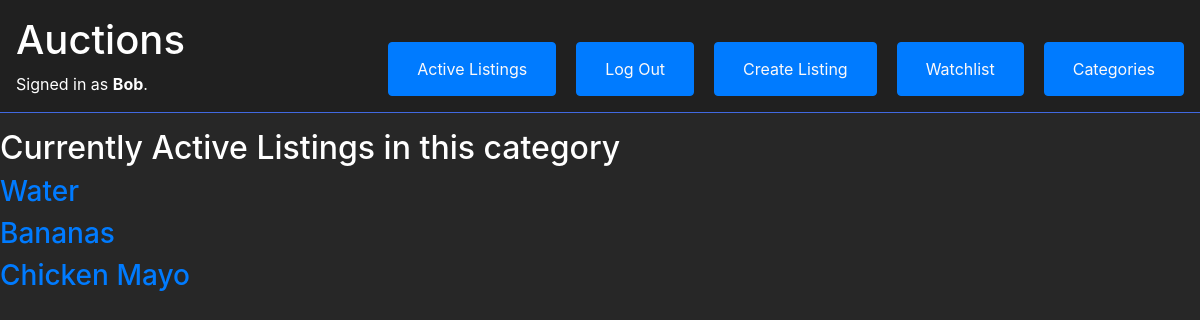
/category_listings/Food (signed in), run on the app's committed database.
### auctions/models.py (models this page shows, shortened)
class User(AbstractUser):
    pass

class Auction_listing(models.Model):
    item_name = models.CharField(max_length=64)
    description = models.TextField()
    start_bid = models.IntegerField()
    owner = models.ForeignKey(User, on_delete=models.CASCADE, related_name="selling")
    image_url = models.URLField(blank=True, null=True)
    category = models.CharField(max_length=64)
    active = models.BooleanField(default=True)
    winner = models.ForeignKey(User, on_delete=models.SET_NULL, null=True, related_name="bid_winner")

### auctions/views.py (the view)
# urls.py: path("category_listings/<str:category_name>", views.category_listings , name="category_listings")
def category_listings(request , category_name ):
    listings = Auction_listing.objects.filter(category = category_name)
    return render (request, "auctions/category_listing.html",{
        "listings":listings
    })

### auctions/templates/auctions/category_listing.html (shortened to what this page needs)
{% extends 'auctions/layout.html' %}
{% block body %}
<h2>Currently Active Listings in this category</h2>
{% for listing in listings %}
{% if listing.active %}
<a href="{% url 'listing_page' listing.id %}"><h3>{{ listing.item_name }}</h3></a>
{% endif %}
{% endfor %}
{% endblock %}

### auctions/templates/auctions/layout.html (shortened to what this page needs)
{% load static %}
<!DOCTYPE html>
<html lang="en">
    <head>
        <link rel="stylesheet" href="https://stackpath.bootstrapcdn.com/bootstrap/4.4.1/css/bootstrap.min.css">
        <link rel="stylesheet" href="{% static 'auctions/styles.css' %}">
    </head>
    <body>
        <div class="top_navigation">
            <div class="right_side">
                <div class="title"><h1>Auctions</h1></div>
                <div class="signed_in">
                    {% if user.is_authenticated %}
                        Signed in as <strong>{{ user.username }}</strong>.
                    {% else %}
                        Not signed in.
                    {% endif %}
                </div>
            </div>
            <div class="left_side">
                <ul class="nav">
                    <li class="nav-item btn btn-primary" >
                        <a class="nav-link" href="{% url 'index' %}">Active Listings</a>
                    </li>
                {% if user.is_authenticated %}
                    <li class="nav-item btn btn-primary">
                        <a class="nav-link" href="{% url 'logout' %}">Log Out</a>
                    </li>
                    <li class="nav-item btn btn-primary">
                        <a class="nav-link" href="{% url 'create_listing' %}">Create Listing</a>
                    </li>
                    <li class="nav-item btn btn-primary">
                        <a class="nav-link" href="{% url 'watchlist' %}">Watchlist</a>
                    </li>
                    <li class="nav-item btn btn-primary">
                        <a class="nav-link" href="{% url 'categories' %}">Categories</a>
                    </li>
                {% endif %}
                </ul>
            </div>
        </div>
        {% block body %}
        {% endblock %}
    </body>
</html>

### auctions/static/auctions/styles.css (style rules this page uses)
body { background-color: #272727; color: white; }
.top_navigation { border-bottom: 1px solid royalblue; display: flex; padding: 12px; justify-content: space-between; flex-wrap: wrap; padding: 16px; margin-bottom: 16px; align-items: end; background-color: #202020; position: sticky; top: 0; z-index: 1000; }
li a { color: #fcf9f9; }
.nav { display: flex; gap: 20px; flex-wrap: wrap; }
.nav li { flex: 1 1 auto; }

### data on the page
User: username "Bob"
Auction_listing: item_name "Water"
Auction_listing: item_name "Bananas"
Auction_listing: item_name "Chicken Mayo"
